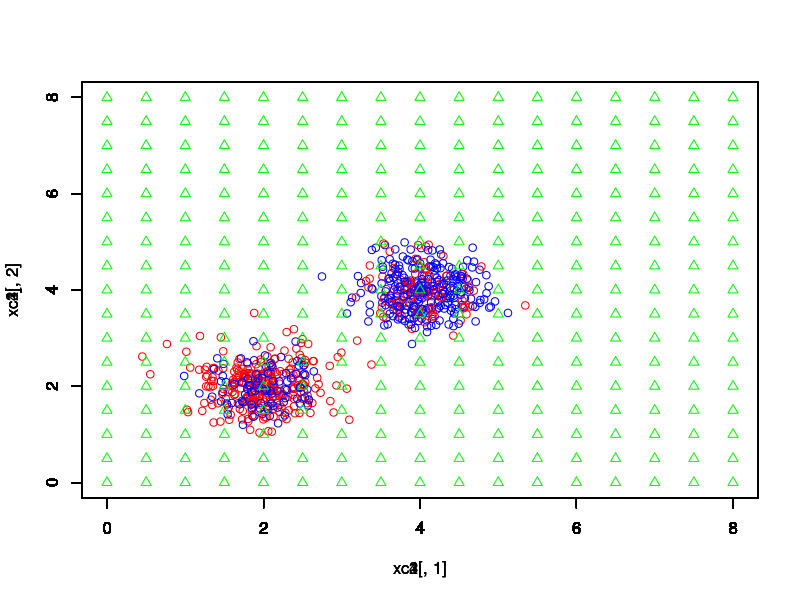

The R source for this figure: (Note: this script raises an error after producing the figure.)
rm(list=ls())

library("corpcor")
library("scatterplot3d")

s1 <- 0.4
s2 <- 0.4
num_amostras <- 180
xc1 <- matrix(rnorm(num_amostras*2), ncol = 2) * s1 + matrix(c(2,2), nrow = num_amostras, ncol = 2)
xc2 <- matrix(rnorm(num_amostras*2), ncol = 2) * s2 + matrix(c(4,4), nrow = num_amostras, ncol = 2);
xc3 <- matrix(rnorm(num_amostras*2), ncol = 2) * s1 + matrix(c(4,2), nrow = num_amostras, ncol = 2)
xc4 <- matrix(rnorm(num_amostras*2), ncol = 2) * s2 + matrix(c(2,4), nrow = num_amostras, ncol = 2)

# Rótulos das classes
yc1 <- matrix(1, nrow = num_amostras, ncol = 1)
yc2 <- matrix(-1, nrow = num_amostras, ncol = 1)
yc3 <- matrix(1, nrow = num_amostras, ncol = 1)
yc4 <- matrix(-1, nrow = num_amostras, ncol = 1)

plot(xc1[,1], xc1[,2], col = "red", xlim = c(0,8), ylim = c(0,8))
par(new = TRUE)
plot(xc2[,1], xc2[,2], col = "blue", xlim = c(0,8), ylim = c(0,8))
par(new = TRUE)
plot(xc3[,1], xc3[,2], col = "red", xlim = c(0,8), ylim = c(0,8))
par(new = TRUE)
plot(xc4[,1], xc4[,2], col = "blue", xlim = c(0,8), ylim = c(0,8))

X <- rbind(xc1, xc2, xc3, xc4)
Y <- rbind(yc1, yc2, yc3, yc4)
X <- cbind(X, 1)
X <- cbind(X, 1)

W <- pseudoinverse(X) %*% Y

yhat1 = X[1, 1] * W[1] + X[1, 2] * W[2] + X[1, 3] * W[3]
yhat40 = X[40, 1] * W[1] + X[40, 2] * W[2] + X[40, 3] * W[3]

yhat1 = sign(X[1, 1] * W[1] + X[1, 2] * W[2] + X[1, 3] * W[3])
yhat40 = sign(X[40, 1] * W[1] + X[40, 2] * W[2] + X[40, 3] * W[3])

seqi <- seq(0, 8, 0.5)
seqj <- seq(0, 8, 0.5)

for(i in seqi) {
  for(j in seqj) {
    par(new = T)
    plot(i, j, col = "green", pch = 2, xlim = c(0, 8), ylim = c(0, 8))
  }
}

seqi <- seq(0, 8, 0.5)
seqj <- seq(0, 8, 0.5)
M <- matrix(0, nrow = length(seqi), ncol = length(seqj))

ci <- 0
for(i in seqi) {
  ci <- ci + 1
  cj <- 0
  for(j in seqj) {
    cj <- cj + 1
    xg <- c(i, j, 1)
    M[ci, cj] <- sign(xg %*% W)
  }
}

plot(xc1[,1], xc1[,2], col = "red", xlim = c(0,8), ylim = c(0,8))
par(new = TRUE)
plot(xc2[,1], xc2[,2], col = "blue", xlim = c(0,8), ylim = c(0,8))
par(new = TRUE)
plot(xc3[,1], xc3[,2], col = "red", xlim = c(0,8), ylim = c(0,8))
par(new = TRUE)
plot(xc4[,1], xc4[,2], col = "blue", xlim = c(0,8), ylim = c(0,8))
par( new = TRUE )
contour(seqi, seqj, M, xlim = c(0, 8), ylim = c(0, 8), nlevels = 0)

# Regra Delta

eta = 0.01
tolerancia = 0.01
max_epocas = 1000

N <- dim(X)[1]
n <- dim(X)[2]

wt <- as.matrix(runif(n) - 0.5)

n_epocas <- 0
erro_epoca <- tolerancia + 1
erro_evec <- matrix(nrow = 1, ncol = max_epocas)

while(n_epocas < max_epocas && erro_epoca > tolerancia) {
  erro_i2 <- 0
  xseq <- sample(N)
  for(i in 1:N) {
    irand <- xseq[i]
    yhati <- 1.0*(X[irand,] %*% wt)
    erro_i <- Y[irand] - yhati
    gradiente <- eta * erro_i * X[irand,]
    
    wt <- wt + gradiente
    
    erro_i2 <- erro_i2 + erro_i * erro_i
  }
  
  n_epocas <- n_epocas + 1
  erro_evec[n_epocas] <- erro_i2 / N
  erro_epoca = erro_evec[n_epocas]
}

1.
plot(erro_evec[1,], type = 'l', xlab = "Época")

seqi <- seq(0, 8, 0.5)
seqj <- seq(0, 8, 0.5)
Md <- matrix(0, nrow = length(seqi), ncol = length(seqj))

ci <- 0
for(i in seqi) {
  ci <- ci + 1
  cj <- 0
  for(j in seqj) {
    cj <- cj + 1
    xg <- c(i, j, 1)
    Md[ci, cj] <- sign(xg %*% wt)
  }
}

plot(xc1[,1], xc1[,2], col = "red", xlim = c(0,8), ylim = c(0,8))
par(new = TRUE)
plot(xc2[,1], xc2[,2], col = "blue", xlim = c(0,8), ylim = c(0,8))
par(new = TRUE)
plot(xc3[,1], xc3[,2], col = "red", xlim = c(0,8), ylim = c(0,8))
par(new = TRUE)
plot(xc4[,1], xc4[,2], col = "blue", xlim = c(0,8), ylim = c(0,8))
par( new = TRUE )
contour(seqi, seqj, M, col = 'green', xlim = c(0, 8), ylim = c(0, 8), nlevels = 0)
par(new = T)
contour(seqi, seqj, Md, col = 'pink', xlim = c(0, 8), ylim = c(0, 8), nlevels = 0)

# Perceptron

step_function <- function(x) {
  ifelse(x >= 0, 1, -1)
}

eta = 0.01
tolerancia = 0.01
max_epocas = 1000

N <- dim(X)[1]
n <- dim(X)[2]

wt <- as.matrix(runif(n) - 0.5)

n_epocas <- 0
erro_epoca <- tolerancia + 1

erro_evec <- matrix(nrow = 1, ncol = max_epocas)

while(n_epocas < max_epocas && erro_epoca > tolerancia) {
  erro_i2 <- 0
  xseq <- sample(N)
  for(i in 1:N) {
    irand <- xseq[i]
    yhati <- step_function((X[irand,] %*% wt))
    erro_i <- Y[irand] - yhati
    gradiente <- eta * erro_i * X[irand,]
    wt <- wt + gradiente
    erro_i2 <- erro_i2 + erro_i * erro_i
  }
  n_epocas <- n_epocas + 1
  erro_evec[n_epocas] <- erro_i2 / N
  erro_epoca = erro_evec[n_epocas]
}
1.
plot(erro_evec[1,], type = 'l', xlab = "Época")

seqi <- seq(0, 8, 0.5)
seqj <- seq(0, 8, 0.5)
Md <- matrix(0, nrow = length(seqi), ncol = length(seqj))

ci <- 0
for(i in seqi) {
  ci <- ci + 1
  cj <- 0
  for(j in seqj) {
    cj <- cj + 1
    xg <- c(i, j, 1)
    Md[ci, cj] <- sign(xg %*% wt)
  }
}

plot(xc1[,1], xc1[,2], col = "red", xlim = c(0,8), ylim = c(0,8))
par(new = TRUE)
plot(xc2[,1], xc2[,2], col = "blue", xlim = c(0,8), ylim = c(0,8))
par(new = TRUE)
plot(xc3[,1], xc3[,2], col = "red", xlim = c(0,8), ylim = c(0,8))
par(new = TRUE)
plot(xc4[,1], xc4[,2], col = "blue", xlim = c(0,8), ylim = c(0,8))
par( new = TRUE )
contour(seqi, seqj, M, col = "green", xlim = c(0, 8), ylim = c(0, 8), nlevels = 0)
par(new = T)
contour(seqi, seqj, Md, col = "pink", xlim = c(0, 8), ylim = c(0, 8), nlevels = 0)
